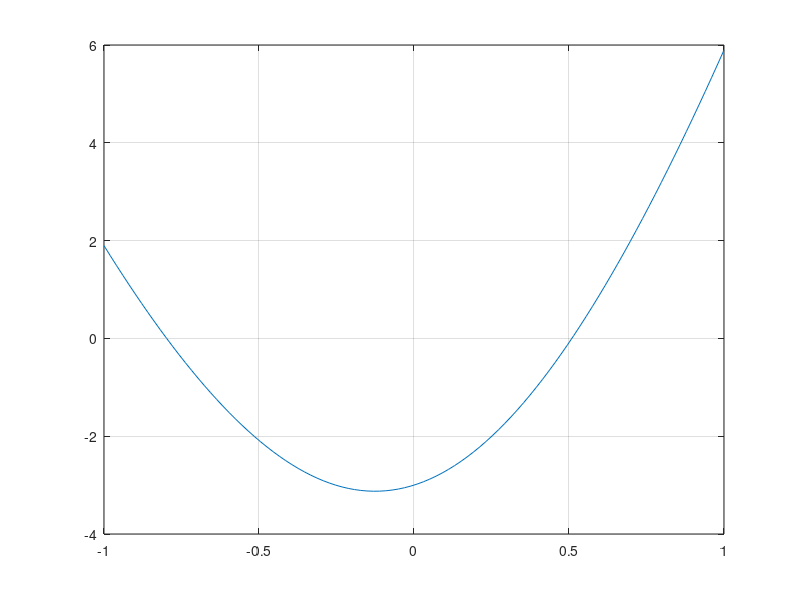

This chart was generated by the following MATLAB code: (Note: this script raises an error after producing the figure.)
%% Funktioner
f=@(x) x.^5 - 16*x.^4 + 67*x.^3 + 48*x.^2 - 684*x + 864;
x=linspace(0,5);
y=f(x);
plot(x,y)
%% Polynom
p=[1 -16 67 48 -684 864];
x=linspace(0,5);
y=polyval(p, x);
plot(x,y);
grid on
%% Polynom 2
roots(p)
q = poly([-8 -3 2 4]);
x=linspace(-5,5);
y=polyval(q,x);
plot(x,y)
grid on
%% Integraler
f = @(t)2*exp(-0.4*t)+3*cos(5*t)
S = integral(f,1.4,2.8)
x=linspace(1,3);
y=f(x);
plot(x,y);
grid on
%% Minima, maxima och nollställen
g = @(x)(cos(exp(x))./(1-x))
x=linspace(2,3);
y=g(x);
plot(x,y)
grid on
minx1=fminbnd(g,2,3)
g(minx1)
h=@(x)5.*x.^2 + 2.*x - 3.*exp(-x.^2)
minx1=fminbnd(h,-1,1);
min = h(minx1)
zero1 = fzero(h,-1)
zero2 = fzero(h,1)
x=linspace(-1,1);
y=h(x);
plot(x,y)
grid on
%% Matriser
B=5.*eye(10)
M=3*eye(10) + diag([5 5 5 5 5 5 5 5 5], 1) + diag([5 5 5 5 5 5 5 5 5], -1)
det(M)
%% Mandelbrotmängden
z=0.5
z=z.^2
z=z.^2
z=z.^2
z=z.^2
z=z.^2
z=z.^2
%% 10
m=complexmat(100,-2+i,1-i);
f=@(x)converge(x);
v = arrayfun(f,m);
imagesc(v)
%% 11
m=complexmat(10,-2+i,1-i);
f=@(x)converge(x);
v = arrayfun(f,m);
imagesc(v)
%% 12
colormap hot
m=complexmat(1000,-2+i,1-i);
%m=complexmat(10000,-0.5+0.i,0.7-0.3i);
f=@(x)converge2(x);
v = arrayfun(f,m);
imagesc(v)
hold on
%% Juliamängder
colormap jet
m=complexmat(1000,-2+1.5i,2-1.5i);
% f=@(x,y)converge3(x,-0.835 - 0.2321i);
f=@(x,y)converge3(x,0.5+i/3);
v = arrayfun(f,m);
imagesc(v)